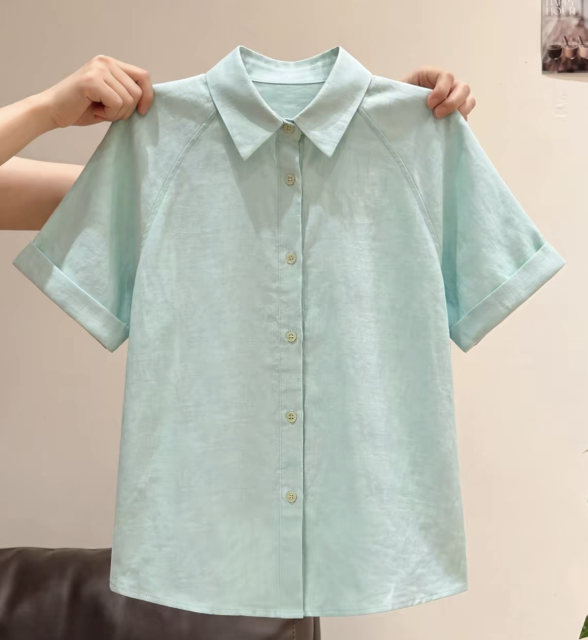
#> input picture data/eval/recognition/images/item_001.jpg, 1175 x 1280 px (shown at 1/2 size)
$ python -i garment_preprocess.py   (imports and definitions only)
#> lines starting #> are read from the running program, lines starting #| are printed output that depends on the picture; after the words box and inside, x2 and y2 are one past the last pixel; in counts of white or black regions, pixels touching at a corner belong together
#> further down, picture is the input picture: PIL image 1175x1280 RGB; mean R, G, B 186.6, 187, 175.7
"""Garment Image Preprocessing Module.

Removes background, crops to garment bounding box, and centers on a
standard canvas. This gives CatVTON a clean garment representation
without white/gray padding noise polluting the VAE latent space.

Pipeline:
    1. rembg alpha background removal
    2. Bbox crop to garment body
    3. Center on 512x512 white canvas
    4. Output: numpy RGB (H=512, W=512)
"""

from __future__ import annotations

import logging
from typing import Optional

import cv2
import numpy as np
from PIL import Image

logger = logging.getLogger(__name__)

# rembg session cache (reuse to avoid reloading model every call)
_REMBG_SESSION: Optional[object] = None  # rembg remove function, lazily initialized


# [278 lines left out: functions _get_rembg_session, _fill_alpha_holes, _composite_rgb_on_background, _border_connected_background_mask, _remove_border_background, _remove_dark_edge_contamination and 1 more, not called in this run]


def _fallback_bg_removal(image: Image.Image) -> np.ndarray:
    """
    Color-threshold background removal when rembg is unavailable.

    Works well for clean product photos where the background is a uniform
    bright color (white, light gray, light blue, etc.).
    """
    arr = np.array(image.convert("RGB"))
    gray = cv2.cvtColor(arr, cv2.COLOR_RGB2GRAY)
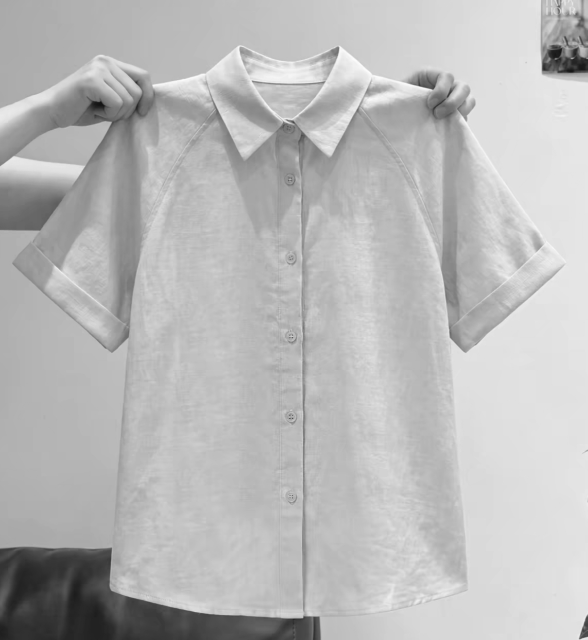
#> gray: shape (1280, 1175) (shown at 1/2 size); min 18, max 253, mean 185.6

    _, thresh = cv2.threshold(gray, 0, 255, cv2.THRESH_BINARY_INV + cv2.THRESH_OTSU)
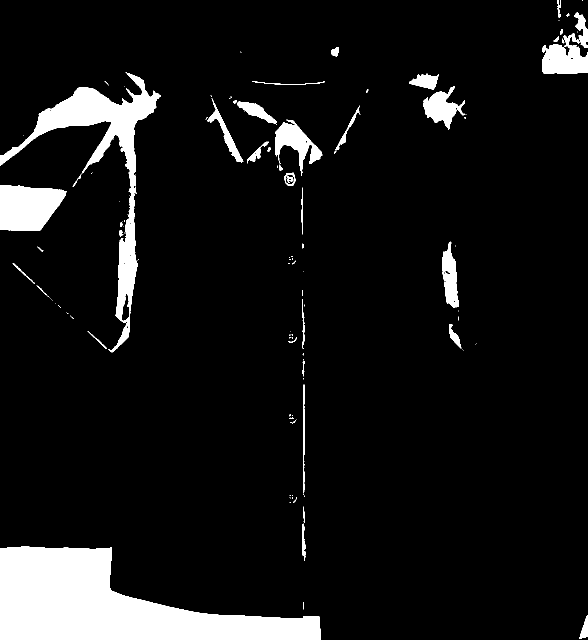
#> thresh: shape (1280, 1175) (shown at 1/2 size); 8.3% white; 131 white regions (84 under 20 px), largest, box (x1, y1, x2, y2) and area: (0, 1093, 642, 1280) 65510, (0, 144, 322, 705) 25055, (0, 370, 134, 461) 9531
    kernel = cv2.getStructuringElement(cv2.MORPH_ELLIPSE, (15, 15))
    mask = cv2.morphologyEx(thresh, cv2.MORPH_CLOSE, kernel, iterations=3)
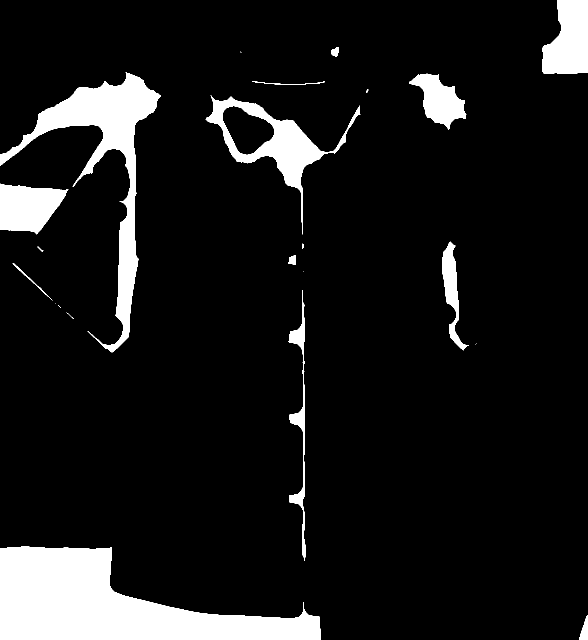
#> mask: shape (1280, 1175) (shown at 1/2 size); 9.8% white; 23 white regions (8 under 20 px), largest, box (x1, y1, x2, y2) and area: (0, 1093, 642, 1280) 65763, (0, 144, 322, 705) 31897, (411, 190, 721, 469) 14663
    mask = cv2.morphologyEx(mask, cv2.MORPH_OPEN, kernel, iterations=2)
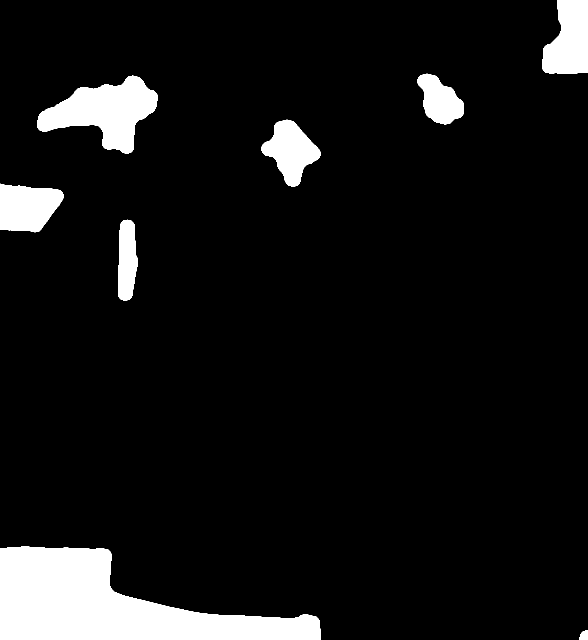
#> mask: shape (1280, 1175) (shown at 1/2 size); 8.3% white; 8 white regions, largest, box (x1, y1, x2, y2) and area: (0, 1093, 642, 1280) 65582, (74, 151, 316, 308) 19396, (1084, 0, 1175, 147) 10373

    rgb = arr.copy()
    rgb[mask == 0] = 0
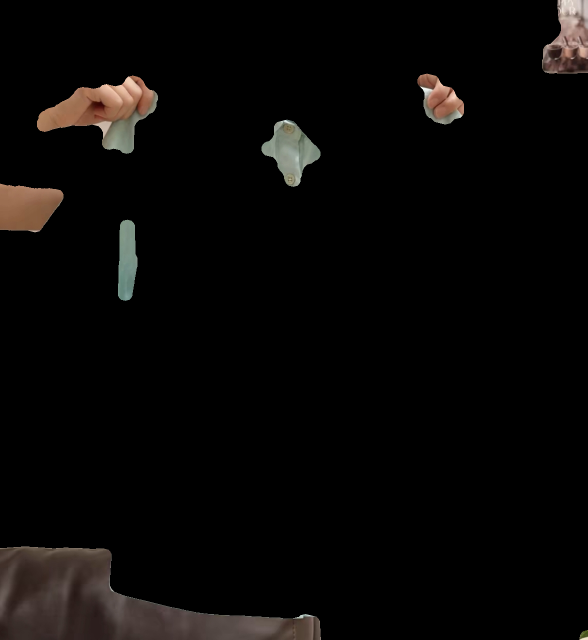
#> rgb: shape (1280, 1175, 3) (shown at 1/2 size); mean R, G, B 8.9, 7.4, 6.4
    return rgb


# [159 lines left out: functions preprocess_garment, _rembg_remove, _crop_to_bbox_with_ratio, _center_on_canvas, not called in this run]

>>> from PIL import Image
>>> picture = Image.open('../../../data/eval/recognition/images/item_001.jpg')
>>> result = _fallback_bg_removal(picture)

$ run again, on data/eval/recognition/images/item_003.jpg
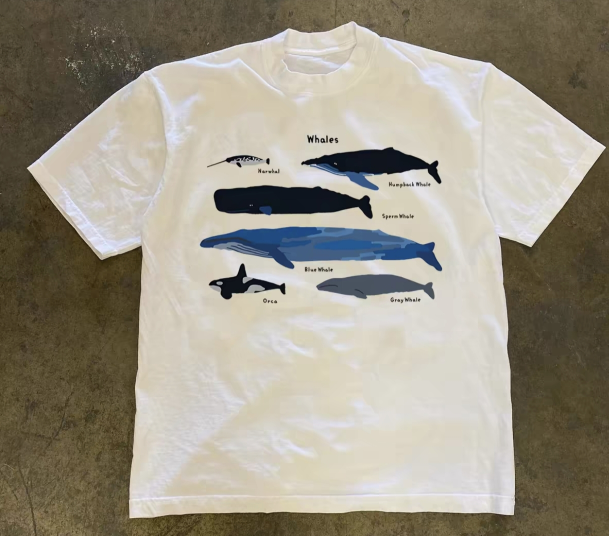
#> input picture data/eval/recognition/images/item_003.jpg, 1218 x 1071 px (shown at 1/2 size)
#> picture is the input picture: PIL image 1218x1071 RGB; mean R, G, B 154.6, 148.3, 133.5
#> in _fallback_bg_removal, `_, thresh = cv2.threshold(gray, 0, 255, cv2.THRESH_BINARY_INV + cv2.TH..`:
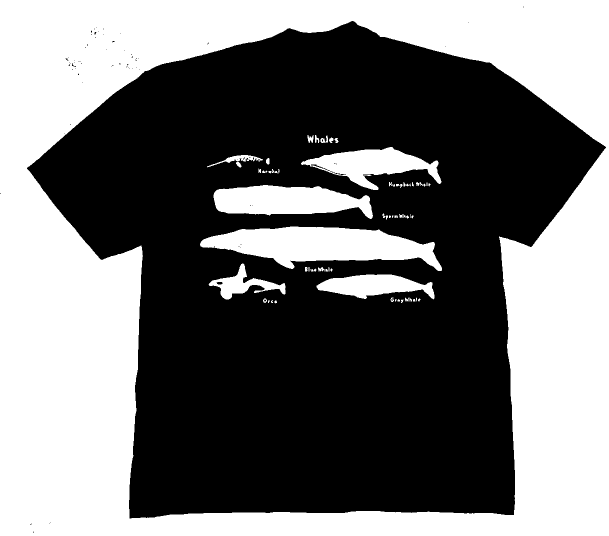
#> thresh: shape (1071, 1218) (shown at 1/2 size); 45.1% white; 66 white regions (21 under 20 px), largest, box (x1, y1, x2, y2) and area: (0, 0, 1218, 1071) 524769, (400, 453, 884, 542) 24911, (427, 370, 746, 438) 14730
#> in _fallback_bg_removal, `rgb[mask == 0] = 0`:
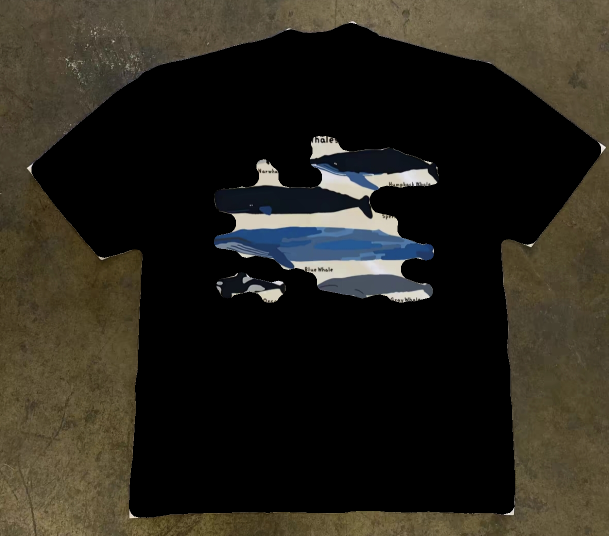
#> rgb: shape (1071, 1218, 3) (shown at 1/2 size); mean R, G, B 41.7, 38.2, 29.5
